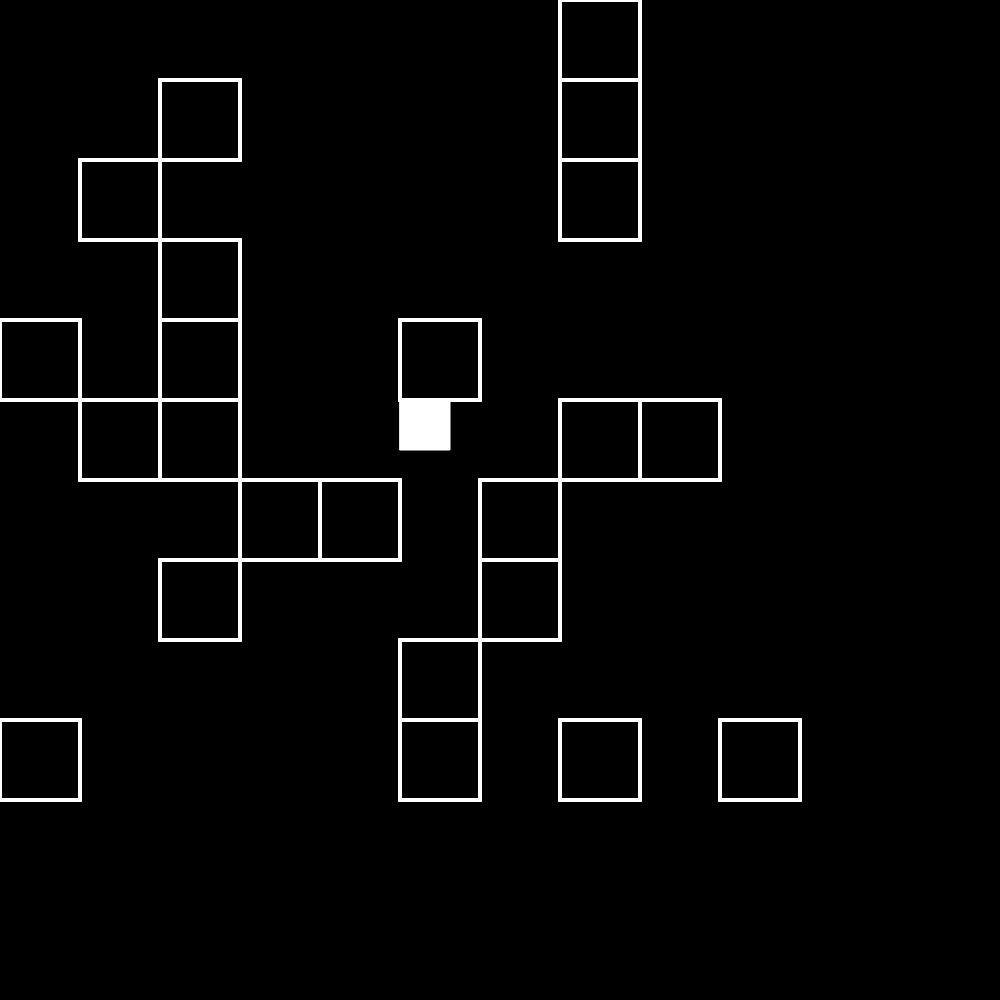
Frame 1 (no input)
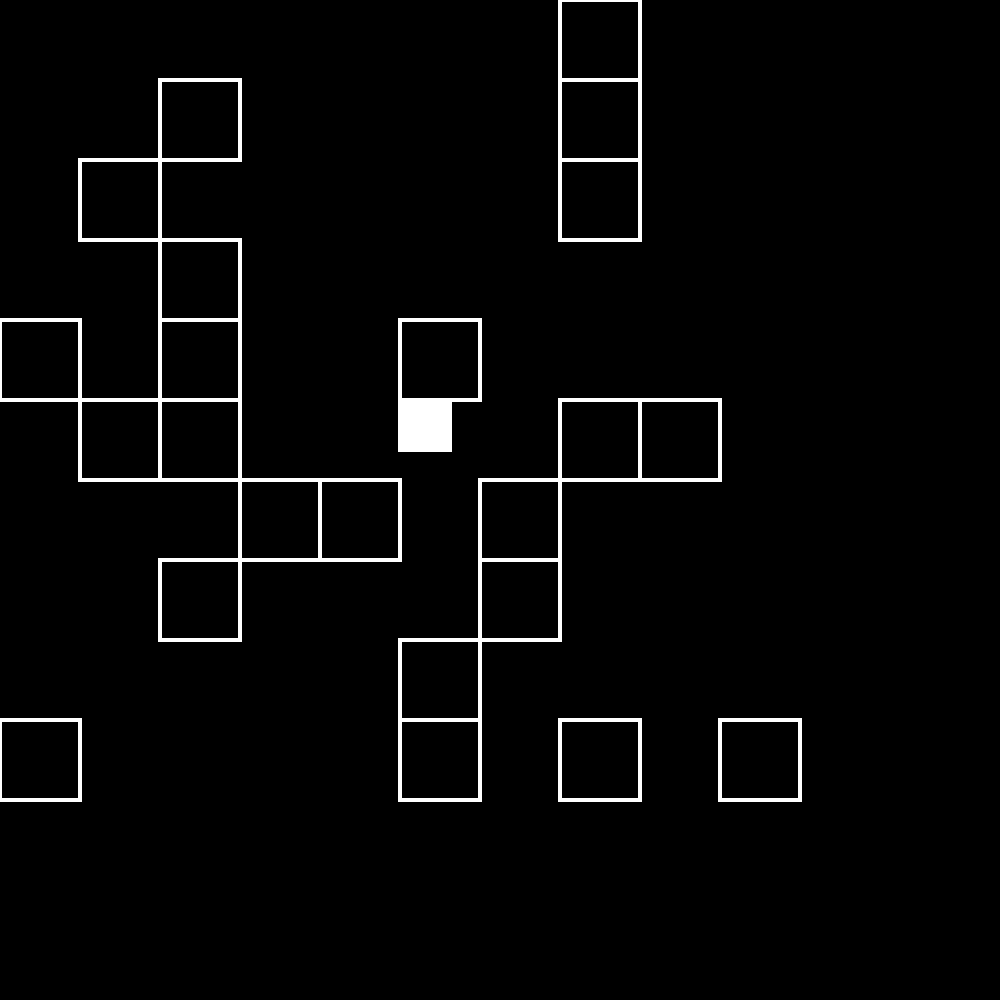
Frame 60 (no input)
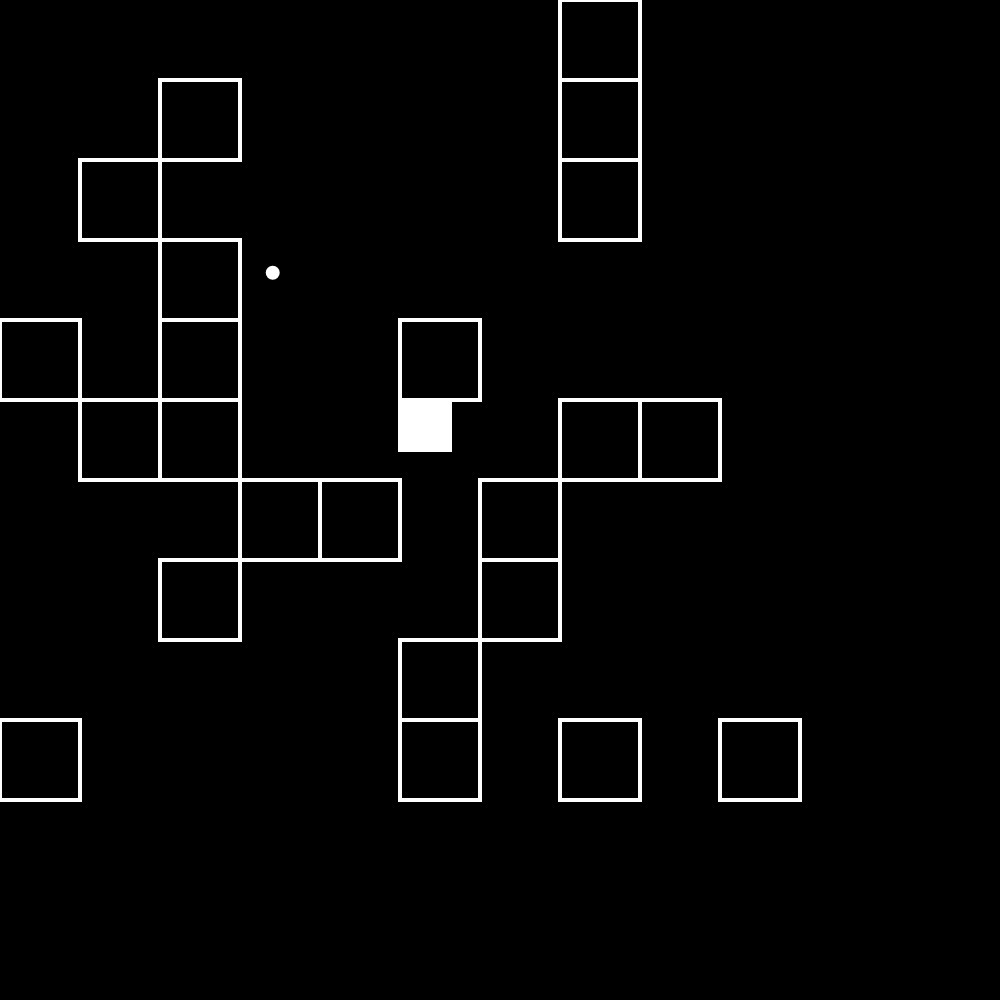
Frame 120 (the mouse pressed at the canvas centre since frame 60)

The p5.js sketch that drew these frames (run headless with seeded random() and noise() and a simulated clock; from frame 60 on, the mouse is pressed at the canvas centre):

// p5.js sketch
// ── sketch.js
var tank_pos;
var bullets = [];
var shot_dir;
var test_map;

function setup() {
  createCanvas(1000, 1000);
  stroke(255);
  var dimensions = 800;
  tank_pos = createVector(dimensions / 2, dimensions / 2);
  test_map = new Map(10, 10, 80);
  test_map.random_gen(0.2);
}

function draw() {
  background(0);
  if (keyIsDown(LEFT_ARROW)) {
    tank_pos.x -= 2;
  }
  if (keyIsDown(RIGHT_ARROW)) {
    tank_pos.x += 2;
  }
  if (keyIsDown(UP_ARROW)) {
    tank_pos.y -= 2;
  }
  if (keyIsDown(DOWN_ARROW)) {
    tank_pos.y += 2;
  }

  if (tank_pos.x > windowWidth) {
    tank_pos.x = windowWidth;
  }
  if (tank_pos.x < 0) {
    tank_pos.x = 0;
  }
  if (tank_pos.y > windowHeight) {
    tank_pos.y = windowHeight;
  }
  if (tank_pos.y < 0) {
    tank_pos.y = 0;
  }

  shot_dir = createVector(mouseX - tank_pos.x, mouseY - tank_pos.y).normalize();

  fill(255);
  rect(tank_pos.x, tank_pos.y, 50, 50);
  test_map.display();

  for (var i = 0; i < bullets.length; i++) {
    bullets[i].update(test_map.get_walls());
    bullets[i].display();
    bullet_pos = bullets[i].get_pos();
    if (bullet_pos.x > windowWidth || bullet_pos.x < 0) {
      bullets.splice(i, 1);
    } else if (bullet_pos.y > windowHeight || bullet_pos.y < 0) {
      bullets.splice(i, 1);
    } else if (bullets[i].get_bounces() > 1) {
      bullets.splice(i, 1);
    }
  }
}

function mousePressed() {
  var bullet = new Bullet(shot_dir, 3, tank_pos);
  bullets.push(bullet);
}

// ── Franklin.js
var lastdirection = 0;
var direction = 0;
var stop = true;

class Tank {
  constructor(x, y, speed, sizeX, sizeY) {
    this.pos = createVector(x, y);
    this.dir;
    this.speed = speed;
    this.angle = 0;
    this.stop = true;
    this.sizeX = sizeX;
    this.sizeY = sizeY;
  }

  update() {
    if (getDirection() === lastdirection || abs(getDirection() - lastdirection) === 4) {
      this.move();
    } else {
      if (this.angle + min_turn() * 45 != this.angle) {
        this.turn();
      } else {
        lastdirection = direction;
        this.move();
      }
    }
    this.drawTank();
  }

  move() {
    if (stop === false) {
      switch (getDirection()) {
        case 0:
          this.dir = createVector(0, -1);
          break;
        case 1:
          this.dir = createVector(1, -1).normalize();
          break;
        case 2:
          this.dir = createVector(1, 0);
          break;
        case 3:
          this.dir = createVector(1, 1).normalize();
          break;
        case 4:
          this.dir = createVector(0, 1);
          break;
        case 5:
          this.dir = createVector(-1, 1).normalize();
          break;
        case 6:
          this.dir = createVector(-1, 0);
          break;
        case 7:
          this.dir = createVector(-1, -1).normalize();
          break;
      }
    }
    lastdirection = direction;
    this.pos = this.pos.add(this.dir.copy().mult(this.speed));
  }

  turn() {
    if (this.min_turn() < 0) this.angle = this.angle - 1;
    else this.angle = this.angle + 1;
  }




  drawTank() {
    noStroke();
    background(0, 0, 0);
    angleMode(DEGREES);
    fill(255);
    translate(this.pos.x, this.pos.y);
    rotate(this.angle);
    rectMode(CENTER);
    rect(this.pos.x, this.pos.y, this.sizeX, this.sizeY);
    fill(255, 0, 0)
    let a = atan2(mouseY - this.pos.y, mouseX - this.pos.x);
    translate(this.pos.x + 25, this.posY + 25);
    push();
    rotate(a);
    rect(-20, -10, 40, 20);
  }



  min_turn(start, end) { // start & end between 0-7 inclusive
    var diff = end - start;
    if (diff < 0) { //made diff positive, restore sign later via mult
      var mult = -1;
      diff *= -1;
    } else {
      var mult = 1;
    }
    switch (diff % 4) { //don't need break because of return
      case 0:
        return 0;
      case 1:
        return 1 * mult;
      case 2:
        return 2 * mult;
      case 3:
        return -1 * mult;
    }
  } //12 lines of code not including function definition
}

function min_turn(start, end) { // start & end between 0-7 inclusive
	var diff = end - start;
	if (diff < 0) { //made diff positive, restore sign later via mult
		var mult = -1;
		diff *= -1;
	} else {
		var mult = 1;
	}
	switch (diff % 4) { //don't need break because of return
		case 0:
			return 0;
		case 1:
			return 1 * mult;
		case 2:
			return 2 * mult;
		case 3:
			return -1 * mult;
	}
} //12 lines of code not including function definition


function getDirection() {
  var press = [
    0,
    0,
    0,
    0
  ];
  if (keyIsDown(87)) press[0] = 1; //w
  if (keyIsDown(83)) press[2] = 1; //s
  if (keyIsDown(65)) press[3] = 1; //a
  if (keyIsDown(68)) press[1] = 1; //d
  var sum = press.reduce((a, b) => a + b);
  press.push(press[0]);
  switch (sum) {
    case 3:
    case 4:
    case 0:
      stop = true;
      return direction;
      break;
    case 2:
      if ((press[1] === 1 && press[3] === 1) || (press[0] === 1 && press[2] === 1)) {
        stop = true;
        return direction;
      } else {
        for (var i = 0; i < 4; i++) {
          if (press[i] === 1 && press[i + 1] === 1) {
            direction = i * 2 + 1;
            return direction;
          }
        }
      }
      break;
    case 1:
      for (var i = 0; i < 4; i++) {
        if (press[i] === 1) {
          direction = i * 2;
          return direction;
        }
      }

  }

}

function setup() {
  createCanvas(windowWidth, windowHeight);
	//tank = new Tank(5, 5, 5, 50, 50);
}

function draw() {
  //tank.update();
	print(getDirection());
}

// ── bullet.js
class Bullet {
  constructor(bul_dir, speed, origin_pos) {
    this.dir = bul_dir.copy();
    this.speed = speed;
    this.pos = origin_pos.copy();
    this.num_bounces = 0;
    //this.color = color(255, 255, 255);
  }

  display() {
    fill(255);
    ellipse(this.pos.x, this.pos.y, 10, 10);
  }

  update(walls) {
    this.pos = this.pos.add(this.dir.copy().mult(this.speed));
    for (var wall of walls) {
      var bounds = wall.get_bounds();
      if (this.pos.x > bounds[0] && this.pos.x < bounds[2] && this.pos.y > bounds[1] && this.pos.y < bounds[3]) {
        var midpoint = createVector((bounds[0] + bounds[2]) / 2, (bounds[1] + bounds[3]) / 2);
        if (this.pos.y < this.pos.x - midpoint.x + midpoint.y) { //diagonal
          if (this.pos.y < -(this.pos.x - midpoint.x) + midpoint.y) { //bottom quadrant
            this.dir.y *= -1;
          } else { //right quadrant
            this.dir.x *= -1;
          }
        } else {
          if (this.pos.y < -(this.pos.x - midpoint.x) + midpoint.y) { //left quadrant
            this.dir.x *= -1;
          } else { //top quadrant
            this.dir.y *= -1;
          }
        }
        this.num_bounces += 1;
        break;
      }
    }
  }

  get_pos() {
    return this.pos.copy();
  }

  get_bounces() {
    return this.num_bounces;
  }
}

// ── wall_map.js
class Wall {
  constructor(bounds) { // [x1, y1, x2, y2]
    this.bounds = bounds;
  }
  display() {
    rectMode(CORNERS);
    noFill();
    stroke(255);
    strokeWeight(4);
    rect(this.bounds[0], this.bounds[1], this.bounds[2], this.bounds[3]);
    rectMode(CORNER);
  }
  get_bounds() {
    return this.bounds.slice();
  }


}

class Map {
  constructor(cols, rows, g_size) {
    this.walls = [];
    this.num_cols = cols;
    this.num_rows = rows;
    this.grid_size = g_size;
    this.width = this.num_cols * this.grid_size;
    this.height = this.num_rows * this.grid_size;
  }
  random_gen(prob) {
    for (var i = 0; i < this.num_rows; i++) {
			var row = [];
      for (var j = 0; j < this.num_cols; j++) {
        if (random() < prob) {
          var x = j * this.grid_size;
          var y = i * this.grid_size;
          var wall_temp = new Wall([x, y, x + this.grid_size, y + this.grid_size]);
  				row.push(wall_temp);
        }else{
          row.push(null);
        }
      }
			this.walls.push(row);
    }
  }
	get_walls() {
    var walls = [];
    for (var row of this.walls) {
			for (var wall of row) {
        if (wall !== null) {
          walls.push(wall);
        }
			}
		}
		return walls;
	}

	display() {
		for (var row of this.walls) {
			for (var wall of row) {
        if (wall !== null) {
          wall.display();
        }
			}
		}
	}
}
